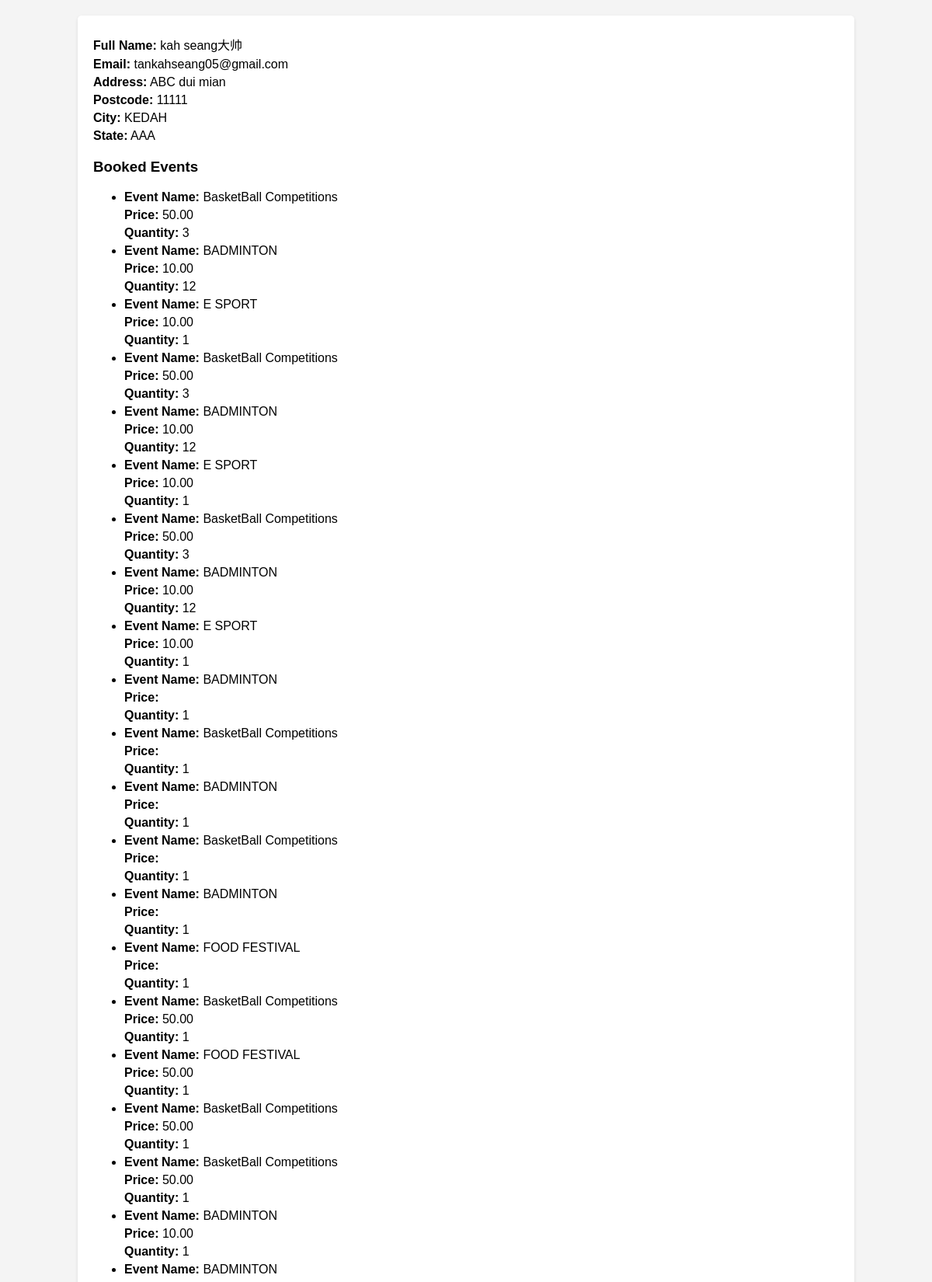
Screenshot of /payment4.php (signed in, upper part) with the database file from the repository.
### tables this page shows
CREATE TABLE `users` (
  `user_id` int(11) NOT NULL,
  `username` varchar(255) NOT NULL,
  `password` varchar(255) NOT NULL,
  `email` varchar(200) NOT NULL,
  `user_img` varchar(255) DEFAULT NULL,
  `activation_code` varchar(255) DEFAULT NULL,
  `is_active` tinyint(1) NOT NULL DEFAULT 0,
  `reset_token` varchar(255) DEFAULT NULL,
  `address` varchar(255) NOT NULL,
  `postcode` int(11) NOT NULL,
  `gender` varchar(10) NOT NULL,
  `softskill` int(255) NOT NULL,
  `city` varchar(255) NOT NULL,
  `state` varchar(255) NOT NULL,
  `failed_attempts` int(11) DEFAULT 0,
  `last_attempt_time` datetime DEFAULT NULL
);

CREATE TABLE `booking_details` (
  `booking_detail_id` int(11) NOT NULL,
  `booking_id` int(11) DEFAULT NULL,
  `event_id` int(11) DEFAULT NULL,
  `user_id` int(11) DEFAULT NULL,
  `quantity` int(11) DEFAULT NULL,
  `price` decimal(10,2) DEFAULT NULL
);

CREATE TABLE `event` (
  `event_id` int(11) NOT NULL,
  `type_name` varchar(100) NOT NULL,
  `event_location` varchar(100) NOT NULL,
  `event_description` varchar(10000) NOT NULL,
  `start_time` date NOT NULL,
  `end_time` date NOT NULL,
  `event_imgside1` varchar(1000) NOT NULL,
  `event_imgside2` varchar(1000) NOT NULL,
  `event_imgside3` varchar(1000) NOT NULL,
  `event_imgside4` varchar(1000) NOT NULL,
  `event_imgside5` varchar(1000) NOT NULL,
  `event_name` varchar(50) NOT NULL,
  `event_price` varchar(10) NOT NULL,
  `event_img` varchar(255) NOT NULL,
  `event_time` varchar(100) NOT NULL,
  `event_hover` varchar(100) NOT NULL,
  `event_softskill` int(100) NOT NULL,
  `category_id` int(11) DEFAULT NULL,
  `event_available` int(255) NOT NULL,
  `latitude` decimal(10,8) DEFAULT NULL,
  `longitude` decimal(11,8) DEFAULT NULL
);

### payment4.php (the view, shortened to what this page needs)
<?php
require_once 'db_connection.php';
$user_id = $_SESSION['user_id'];
$user_data = [];
$booked_events = [];
$user_query = "SELECT u.username, u.email, u.address, u.postcode, u.city, u.state
               FROM users u
               WHERE u.user_id = $user_id";
$user_result = mysqli_query($conn, $user_query);
if ($user_result && mysqli_num_rows($user_result) > 0) {
    $user_data = mysqli_fetch_assoc($user_result);
}
$booking_details_query = "SELECT bd.*, e.event_name, p.*
                          FROM booking_details bd
                          JOIN payment p ON bd.booking_id = p.payment_id
                          JOIN event e ON bd.event_id = e.event_id
                          WHERE bd.user_id = $user_id";
$booking_details_result = mysqli_query($conn, $booking_details_query);
if ($booking_details_result && mysqli_num_rows($booking_details_result) > 0) {
    while ($row = mysqli_fetch_assoc($booking_details_result)) {
        $booked_events[] = $row;
    }
}
?>
<!DOCTYPE html>
<html lang="en">
<head>
</head>
<body>
<div class="container">
    <div class="receipt-details">
        <p><strong>Full Name:</strong> <?php echo isset($user_data['username']) ? $user_data['username'] : ''; ?></p>
        <p><strong>Email:</strong> <?php echo isset($user_data['email']) ? $user_data['email'] : ''; ?></p>
        <p><strong>Address:</strong> <?php echo isset($user_data['address']) ? $user_data['address'] : ''; ?></p>
        <p><strong>Postcode:</strong> <?php echo isset($user_data['postcode']) ? $user_data['postcode'] : ''; ?></p>
        <p><strong>City:</strong> <?php echo isset($user_data['city']) ? $user_data['city'] : ''; ?></p>
        <p><strong>State:</strong> <?php echo isset($user_data['state']) ? $user_data['state'] : ''; ?></p>
    </div>
    <div class="booked-events">
        <h3>Booked Events</h3>
        <?php if (!empty($booked_events)) : ?>
            <ul>
                <?php foreach ($booked_events as $event) : ?>
                    <li>
                        <p><strong>Event Name:</strong> <?php echo $event['event_name']; ?></p>
                        <p><strong>Price:</strong> <?php echo $event['price']; ?></p>
                        <p><strong>Quantity:</strong> <?php echo $event['quantity']; ?></p>
                    </li>
                <?php endforeach; ?>
            </ul>
        <?php else : ?>
            <p>No booked events found.</p>
        <?php endif; ?>
    </div>
</div>
</body>
</html>

### payment4.php (style rules this page uses)
body { font-family: Arial, sans-serif; background-color: #f4f4f4; margin: 0; }
.container { width: 80%; max-width: 960px; margin: 20px auto; padding: 20px; background-color: #fff; border-radius: 5px; box-shadow: 0 2px 4px rgba(0, 0, 0, 0.1); overflow: hidden; }
.receipt-details { margin-bottom: 20px; }
.receipt-details p { margin: 5px 0; }
.booked-events h3 { margin-top: 20px; }
.booked-events p { margin: 5px 0; }

### rows the page displays
users: username "kah seang大帅", email "tankahseang05@gmail.com", address "ABC dui mian", postcode "11111", city "KEDAH", state "AAA"
booking_details: event.event_name "BasketBall Competitions", price "50.00", quantity "3"
booking_details: event.event_name "BADMINTON", price "10.00", quantity "12"
booking_details: event.event_name "E SPORT", price "10.00", quantity "1"
booking_details: event.event_name "BasketBall Competitions", price "50.00", quantity "3"
booking_details: event.event_name "BADMINTON", price "10.00", quantity "12"
booking_details: event.event_name "E SPORT", price "10.00", quantity "1"
booking_details: event.event_name "BasketBall Competitions", price "50.00", quantity "3"
booking_details: event.event_name "BADMINTON", price "10.00", quantity "12"
booking_details: event.event_name "E SPORT", price "10.00", quantity "1"
booking_details: event.event_name "BADMINTON", quantity "1"
booking_details: event.event_name "BasketBall Competitions", quantity "1"
booking_details: event.event_name "BADMINTON", quantity "1"
booking_details: event.event_name "BasketBall Competitions", quantity "1"
booking_details: event.event_name "BADMINTON", quantity "1"
booking_details: event.event_name "FOOD FESTIVAL", quantity "1"
booking_details: event.event_name "BasketBall Competitions", price "50.00", quantity "1"
booking_details: event.event_name "FOOD FESTIVAL", price "50.00", quantity "1"
booking_details: event.event_name "BasketBall Competitions", price "50.00", quantity "1"
booking_details: event.event_name "BasketBall Competitions", price "50.00", quantity "1"
booking_details: event.event_name "BADMINTON", price "10.00", quantity "1"
booking_details: event.event_name "BADMINTON"
